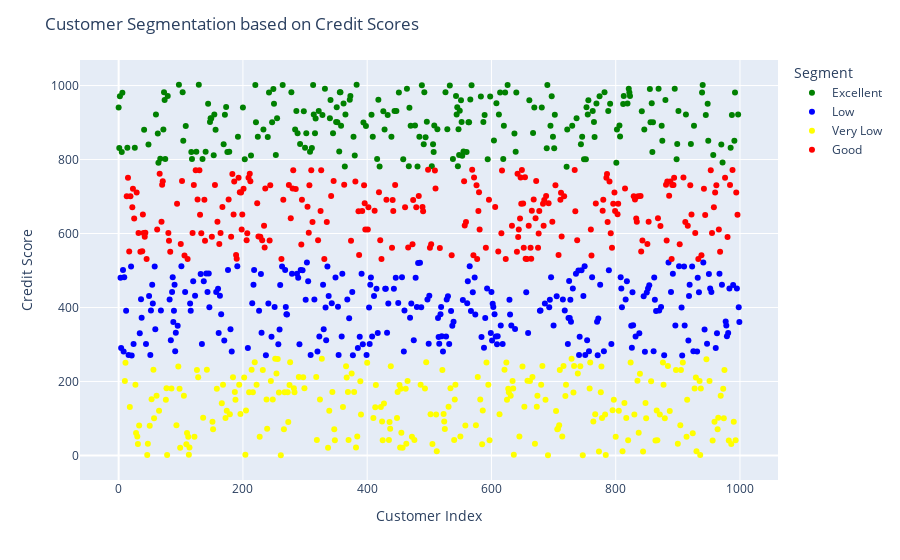

The code cell stored with this chart in its notebook:
### Code cell
df['Segment'] = df['Segment'].map({    0: 'Low',
                                       2: 'Very Low',
                                       1: 'Good',
                                       3: "Excellent"})

# Convert the 'Segment' column to category data type
df['Segment'] = df['Segment'].astype('category')

# Visualize the segments using Plotly
fig = px.scatter(df, x=df.index, y='Credit Score', color='Segment',
                 color_discrete_sequence=['green', 'blue', 'yellow', 'red'])
fig.update_layout(
    xaxis_title='Customer Index',
    yaxis_title='Credit Score',
    title='Customer Segmentation based on Credit Scores'
)
fig.show()

### Figure 1 — Plotly figure (JSON) as saved in the notebook; plotly's stock layout.template omitted (floating-point values rounded to 4 significant figures; data arrays with more than 128 entries replaced by an {"elided": "..."} marker saying what was removed)
{"data": [{"hovertemplate": "Segment=Excellent<br>index=%{x}<br>Credit Score=%{y}<extra></extra>", "legendgroup": "Excellent", "marker": {"color": "green", "symbol": "circle"}, "mode": "markers", "name": "Excellent", "orientation": "v", "showlegend": true, "type": "scatter", "x": {"elided": "230 int values"}, "xaxis": "x", "y": {"elided": "230 float values"}, "yaxis": "y"}, {"hovertemplate": "Segment=Low<br>index=%{x}<br>Credit Score=%{y}<extra></extra>", "legendgroup": "Low", "marker": {"color": "blue", "symbol": "circle"}, "mode": "markers", "name": "Low", "orientation": "v", "showlegend": true, "type": "scatter", "x": {"elided": "274 int values"}, "xaxis": "x", "y": {"elided": "274 float values"}, "yaxis": "y"}, {"hovertemplate": "Segment=Very Low<br>index=%{x}<br>Credit Score=%{y}<extra></extra>", "legendgroup": "Very Low", "marker": {"color": "yellow", "symbol": "circle"}, "mode": "markers", "name": "Very Low", "orientation": "v", "showlegend": true, "type": "scatter", "x": {"elided": "250 int values"}, "xaxis": "x", "y": {"elided": "250 float values"}, "yaxis": "y"}, {"hovertemplate": "Segment=Good<br>index=%{x}<br>Credit Score=%{y}<extra></extra>", "legendgroup": "Good", "marker": {"color": "red", "symbol": "circle"}, "mode": "markers", "name": "Good", "orientation": "v", "showlegend": true, "type": "scatter", "x": {"elided": "246 int values"}, "xaxis": "x", "y": {"elided": "246 float values"}, "yaxis": "y"}], "layout": {"autosize": true, "legend": {"title": {"text": "Segment"}, "tracegroupgap": 0}, "margin": {"t": 60}, "title": {"text": "Customer Segmentation based on Credit Scores"}, "xaxis": {"anchor": "y", "autorange": true, "domain": [0, 1], "range": [-62.42, 1061.0], "title": {"text": "Customer Index"}, "type": "linear"}, "yaxis": {"anchor": "x", "autorange": true, "domain": [0, 1], "range": [-76.98, 1080.0], "title": {"text": "Credit Score"}, "type": "linear"}}}
